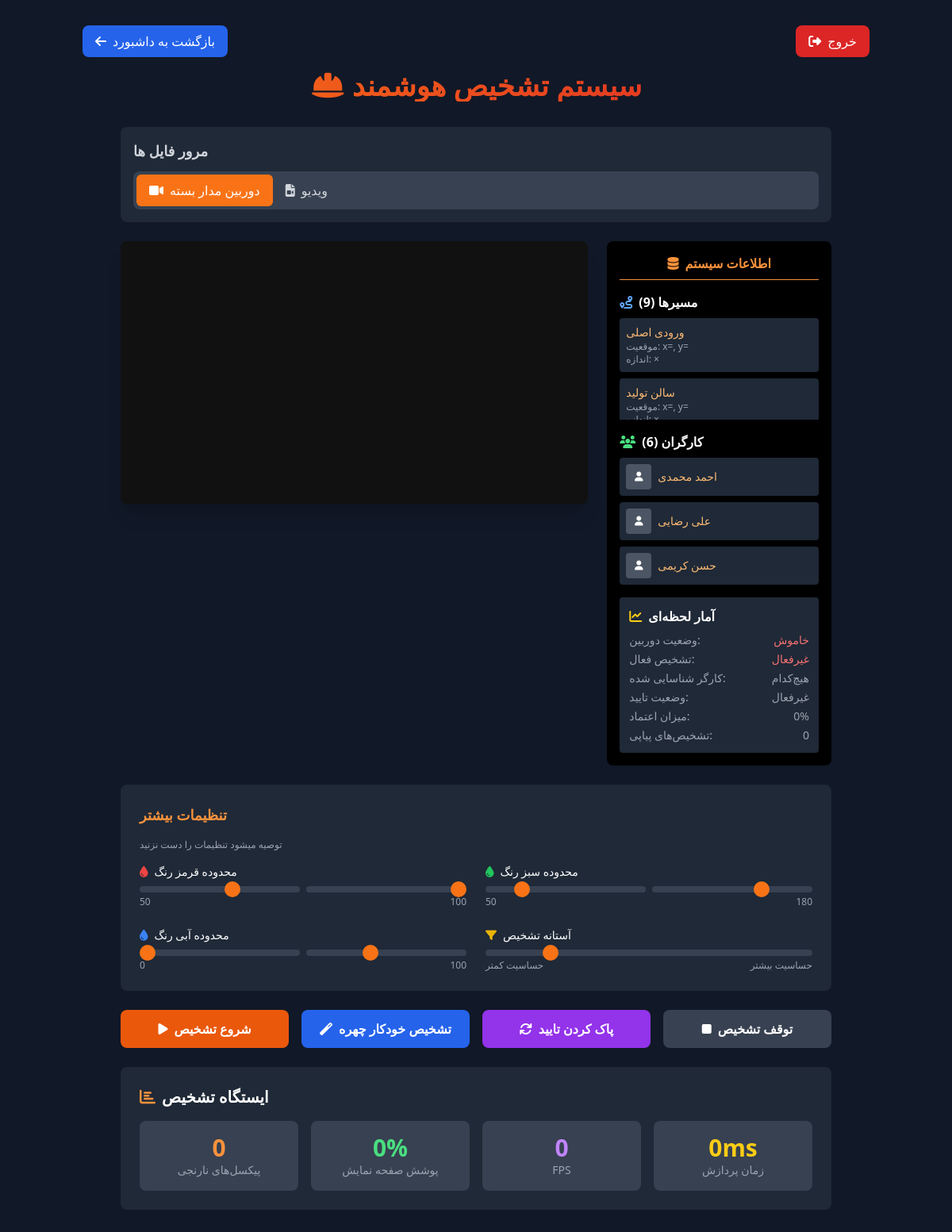
/ (signed in), run on the app's committed database.
### tables this page shows
CREATE TABLE `paths` (
  `id` int(11) NOT NULL,
  `name` varchar(100) NOT NULL,
  `description` text DEFAULT NULL,
  `x` decimal(10,6) DEFAULT NULL,
  `y` decimal(10,6) DEFAULT NULL,
  `width` decimal(10,6) DEFAULT NULL,
  `height` decimal(10,6) DEFAULT NULL,
  `start_lat` decimal(10,6) DEFAULT NULL,
  `start_lng` decimal(10,6) DEFAULT NULL,
  `end_lat` decimal(10,6) DEFAULT NULL,
  `end_lng` decimal(10,6) DEFAULT NULL,
  `created_at` timestamp NOT NULL DEFAULT current_timestamp()
);

CREATE TABLE `workers` (
  `id` int(11) NOT NULL,
  `name` varchar(100) NOT NULL,
  `details` text DEFAULT NULL,
  `path_id` int(11) NOT NULL,
  `image` varchar(255) DEFAULT NULL,
  `image_url` varchar(255) DEFAULT NULL,
  `created_at` timestamp NOT NULL DEFAULT current_timestamp()
);

### index.php (the view, shortened to what this page needs)
<?php
 $pdo = getPDO();
 $paths = $pdo->query('SELECT id,name,x,y,width,height FROM paths ORDER BY id')->fetchAll(PDO::FETCH_ASSOC);
 $workersRaw = $pdo->query('SELECT id,name,details,path_id,image FROM workers ORDER BY id')->fetchAll(PDO::FETCH_ASSOC);
 $base = rtrim(dirname($_SERVER['SCRIPT_NAME']), '/');
 $workers = [];
foreach($workersRaw as $w){
    $w['image_url'] = $w['image'] ? (($base? $base : '') . '/uploads/' . basename($w['image'])) : null;
    $workers[] = $w;
}
?>
<!DOCTYPE html>
<html lang="en">
<head>
    <script src="https://cdn.tailwindcss.com"></script>
    <link rel="stylesheet" href="https://cdnjs.cloudflare.com/ajax/libs/font-awesome/6.4.0/css/all.min.css">
</head>
<body class="bg-gray-900 text-white min-h-screen">
    <div class="container mx-auto px-4 py-8">
        <header class="mb-8">
            <div class="flex justify-between items-center mb-4">
                <a href="public/dashboard-new.php" class="bg-blue-600 hover:bg-blue-700 text-white px-4 py-2 rounded-lg flex items-center">
                    <i class="fas fa-arrow-left mr-2"></i>بازگشت به داشبورد
                </a>
                <a href="public/logout.php" class="bg-red-600 hover:bg-red-700 text-white px-4 py-2 rounded-lg flex items-center">
                    <i class="fas fa-sign-out-alt mr-2"></i>خروج
                </a>
            </div>
            <div class="text-center">
                <h1 class="text-4xl font-bold mb-2 bg-gradient-to-r from-orange-500 to-red-600 bg-clip-text text-transparent">
                    <i class="fas fa-hard-hat fa-fw mr-2"></i>سیستم تشخیص هوشمند
                </h1>
            </div>
        </header>
        <main class="max-w-4xl mx-auto">
            <div class="bg-gray-800 rounded-lg p-4 mb-6">
                <h3 class="text-lg font-semibold mb-3 text-gray-300">مرور فایل ها</h3>
                <div class="source-toggle">
                    <div id="cameraOption" class="source-option active">
                        <i class="fas fa-video mr-2"></i>دوربین مدار بسته
                    </div>
                    <div id="videoOption" class="source-option">
                        <i class="fas fa-file-video mr-2"></i>ویدیو
                    </div>
                </div>
            </div>
            <div class="grid grid-cols-1 lg:grid-cols-3 gap-6 mb-6">
                <div class="lg:col-span-2">
                    <div class="video-container shadow-xl">
                        <video id="video" class="video-element" muted playsinline></video>
                    </div>
                </div>
                <div class="bg-black rounded-lg p-4 h-fit">
                    <h3 class="text-orange-400 font-bold mb-4 text-center border-b border-orange-400 pb-2">
                        <i class="fas fa-database mr-2"></i>اطلاعات سیستم
                    </h3>
                    <div class="mb-4">
                        <h4 class="text-white font-semibold mb-2 flex items-center">
                            <i class="fas fa-route mr-2 text-blue-400"></i>مسیرها (<?php echo count($paths); ?>)
                        </h4>
                        <div class="space-y-2 max-h-32 overflow-y-auto">
                            <?php foreach($paths as $path): ?>
                            <div class="bg-gray-800 p-2 rounded text-sm">
                                <div class="text-orange-300 font-medium"><?php echo htmlspecialchars($path['name']); ?></div>
                                <div class="text-gray-400 text-xs">
                                    موقعیت: x=<?php echo $path['x']; ?>, y=<?php echo $path['y']; ?><br>
                                    اندازه: <?php echo $path['width']; ?>×<?php echo $path['height']; ?>
                                </div>
                            </div>
                            <?php endforeach; ?>
                        </div>
                    </div>
                    <div class="mb-4">
                        <h4 class="text-white font-semibold mb-2 flex items-center">
                            <i class="fas fa-users mr-2 text-green-400"></i>کارگران (<?php echo count($workers); ?>)
                        </h4>
                        <div class="space-y-2 max-h-40 overflow-y-auto">
                            <?php foreach($workers as $worker): ?>
                            <div class="bg-gray-800 p-2 rounded text-sm flex items-center">
                                <?php if($worker['image_url']): ?>
                                <img src="<?php echo htmlspecialchars($worker['image_url']); ?>" class="w-8 h-8 rounded mr-2 object-cover">
                                <?php else: ?>
                                <div class="w-8 h-8 bg-gray-600 rounded mr-2 flex items-center justify-center">
                                    <i class="fas fa-user text-xs"></i>
                                </div>
                                <?php endif; ?>
                                <div class="flex-1">
                                    <div class="text-orange-300 font-medium"><?php echo htmlspecialchars($worker['name']); ?></div>
                                </div>
                            </div>
                            <?php endforeach; ?>
                        </div>
                    </div>
                    <div class="bg-gray-800 p-3 rounded">
                        <h4 class="text-white font-semibold mb-2 flex items-center">
                            <i class="fas fa-chart-line mr-2 text-yellow-400"></i>آمار لحظه‌ای
                        </h4>
                        <div class="text-sm space-y-1">
                            <div class="flex justify-between">
                                <span class="text-gray-400">وضعیت دوربین:</span>
                                <span id="cameraStatus" class="text-red-400">خاموش</span>
                            </div>
                            <div class="flex justify-between">
                                <span class="text-gray-400">تشخیص فعال:</span>
                                <span id="detectionStatus" class="text-red-400">غیرفعال</span>
                            </div>
                            <div class="flex justify-between">
                                <span class="text-gray-400">کارگر شناسایی شده:</span>
                                <span id="detectedWorker" class="text-gray-400">هیچ‌کدام</span>
                            </div>
                            <div class="flex justify-between">
                                <span class="text-gray-400">وضعیت تایید:</span>
                                <span id="confirmationStatus" class="text-gray-400">غیرفعال</span>
                            </div>
                            <div class="flex justify-between">
                                <span class="text-gray-400">میزان اعتماد:</span>
                                <span id="confidenceLevel" class="text-gray-400">0%</span>
                            </div>
                            <div class="flex justify-between">
                                <span class="text-gray-400">تشخیص‌های پیاپی:</span>
                                <span id="consecutiveCount" class="text-gray-400">0</span>
                            </div>
                        </div>
                    </div>
                </div>
            </div>
            <div class="bg-gray-800 rounded-lg p-6 mb-6">
                <h2 class="text-lg font-semibold mb-4 text-orange-400">تنظیمات بیشتر</h2>
                <p class="text-xs text-gray-400 mb-4">توصیه میشود تنظیمات را دست نزنید</p>
                <div class="grid grid-cols-1 md:grid-cols-2 gap-6">
                    <div class="flex flex-col">
                        <label for="minR" class="text-sm font-medium mb-2 flex items-center">
                            <i class="fas fa-tint mr-2 text-red-500"></i> محدوده قرمز رنگ
                        </label>
                        <div class="flex items-center space-x-2">
                            <input type="range" id="minR" min="0" max="255" value="150" class="sensitivity-slider w-full h-2 bg-gray-700 rounded-lg appearance-none cursor-pointer">
                            <input type="range" id="maxR" min="0" max="255" value="255" class="sensitivity-slider w-full h-2 bg-gray-700 rounded-lg appearance-none cursor-pointer">
                        </div>
                        <div class="flex justify-between text-xs text-gray-400 mt-1">
                            <span id="minGVal">50</span>
                            <span id="maxGVal">100</span>
                        </div>
                    </div>
                    <div class="flex flex-col">
                        <label for="minG" class="text-sm font-medium mb-2 flex items-center">
                            <i class="fas fa-tint mr-2 text-green-500"></i> محدوده سبز رنگ
                        </label>
                        <div class="flex items-center space-x-2">
                            <input type="range" id="minG" min="0" max="255" value="50" class="sensitivity-slider w-full h-2 bg-gray-700 rounded-lg appearance-none cursor-pointer">
                            <input type="range" id="maxG" min="0" max="255" value="180" class="sensitivity-slider w-full h-2 bg-gray-700 rounded-lg appearance-none cursor-pointer">
                        </div>
                        <div class="flex justify-between text-xs text-gray-400 mt-1">
                            <span id="minGVal">50</span>
                            <span id="maxGVal">180</span>
                        </div>
                    </div>
                    <div class="flex flex-col">
                        <label for="minB" class="text-sm font-medium mb-2 flex items-center">
                            <i class="fas fa-tint mr-2 text-blue-500"></i> محدوده آبی رنگ
                        </label>
                        <div class="flex items-center space-x-2">
                            <input type="range" id="minB" min="0" max="255" value="0" class="sensitivity-slider w-full h-2 bg-gray-700 rounded-lg appearance-none cursor-pointer">
                            <input type="range" id="maxB" min="0" max="255" value="100" class="sensitivity-slider w-full h-2 bg-gray-700 rounded-lg appearance-none cursor-pointer">
                        </div>
                        <div class="flex justify-between text-xs text-gray-400 mt-1">
                            <span id="minBVal">0</span>
                            <span id="maxBVal">100</span>
                        </div>
                    </div>
                     <div class="flex flex-col">
                        <label for="minPixelCount" class="text-sm font-medium mb-2 flex items-center">
                            <i class="fas fa-filter mr-2 text-yellow-500"></i> آستانه تشخیص
                        </label>
                        <input type="range" id="minPixelCount" min="10" max="500" value="100" class="sensitivity-slider w-full h-2 bg-gray-700 rounded-lg appearance-none cursor-pointer">
                        <div class="flex justify-between text-xs text-gray-400 mt-1">
                            <span>حساسیت کمتر</span>
                            <span>حساسیت بیشتر</span>
                        </div>
                    </div>
                </div>
            </div>
            <div class="grid grid-cols-1 md:grid-cols-4 gap-4 mb-6">
                <button id="startBtn" class="bg-orange-600 hover:bg-orange-700 text-white font-bold py-3 px-4 rounded-lg flex items-center justify-center controls">
                    <i class="fas fa-play mr-2"></i> شروع تشخیص
                </button>
                <button id="scanBtn" class="bg-blue-600 hover:bg-blue-700 text-white font-bold py-3 px-4 rounded-lg flex items-center justify-center controls" disabled>
                    <i class="fas fa-magic mr-2"></i> تشخیص خودکار چهره
                </button>
                <button id="clearCacheBtn" class="bg-purple-600 hover:bg-purple-700 text-white font-bold py-3 px-4 rounded-lg flex items-center justify-center controls" disabled>
                    <i class="fas fa-refresh mr-2"></i> پاک کردن تایید
                </button>
                <button id="stopBtn" class="bg-gray-700 hover:bg-gray-600 text-white font-bold py-3 px-4 rounded-lg flex items-center justify-center controls" disabled>
                    <i class="fas fa-stop mr-2"></i> توقف تشخیص
                </button>
            </div>
            <div class="bg-gray-800 rounded-lg p-6">
                <h2 class="text-xl font-semibold mb-4 flex items-center">
                    <i class="fas fa-chart-bar mr-2 text-orange-400"></i> ایستگاه تشخیص
                </h2>
                <div class="grid grid-cols-2 md:grid-cols-4 gap-4">
                    <div class="bg-gray-700 p-4 rounded-lg text-center">
                        <div class="text-3xl font-bold text-orange-400" id="colorPixelCount">0</div>
                        <div class="text-sm text-gray-400">پیکسل‌های نارنجی
                            </div>
                    </div>
                    <div class="bg-gray-700 p-4 rounded-lg text-center">
                        <div class="text-3xl font-bold text-green-400" id="colorCoverage">0%</div>
                        <div class="text-sm text-gray-400">پوشش صفحه نمایش
                        </div>
                    </div>
                    <div class="bg-gray-700 p-4 rounded-lg text-center">
                        <div class="text-3xl font-bold text-purple-400" id="frameRate">0</div>
                        <div class="text-sm text-gray-400">FPS</div>
                    </div>
                    <div class="bg-gray-700 p-4 rounded-lg text-center">
                        <div class="text-3xl font-bold text-yellow-400" id="detectionTime">0ms</div>
                        <div class="text-sm text-gray-400">زمان پردازش</div>
                    </div>
                </div>
            </div>
        </main>
    </div>
</body>
</html>

### index.php (style rules this page uses)
.video-container { position: relative; width: 100%; height: 0; padding-bottom: 56.25%; overflow: hidden; background-color: #111; border-radius: 0.5rem; }
.video-element { position: absolute; top:0; left:0; width:100%; height:100%; object-fit:cover; }
.controls { transition: all 0.3s ease; }
.source-toggle { display:flex; background-color:#374151; border-radius:0.5rem; padding:4px; }
.source-option { padding:0.5rem 1rem; border-radius:0.375rem; cursor:pointer; transition:all 0.3s ease; color:#d1d5db; }
.source-option.active { background-color:#f97316; color:white; }

### data on the page
paths: name "ورودی اصلی"
paths: name "سالن تولید"
workers: name "احمد محمدی"
workers: name "علی رضایی"
workers: name "حسن کریمی"

### other printed values
count($paths) "9"
count($workers) "6"
